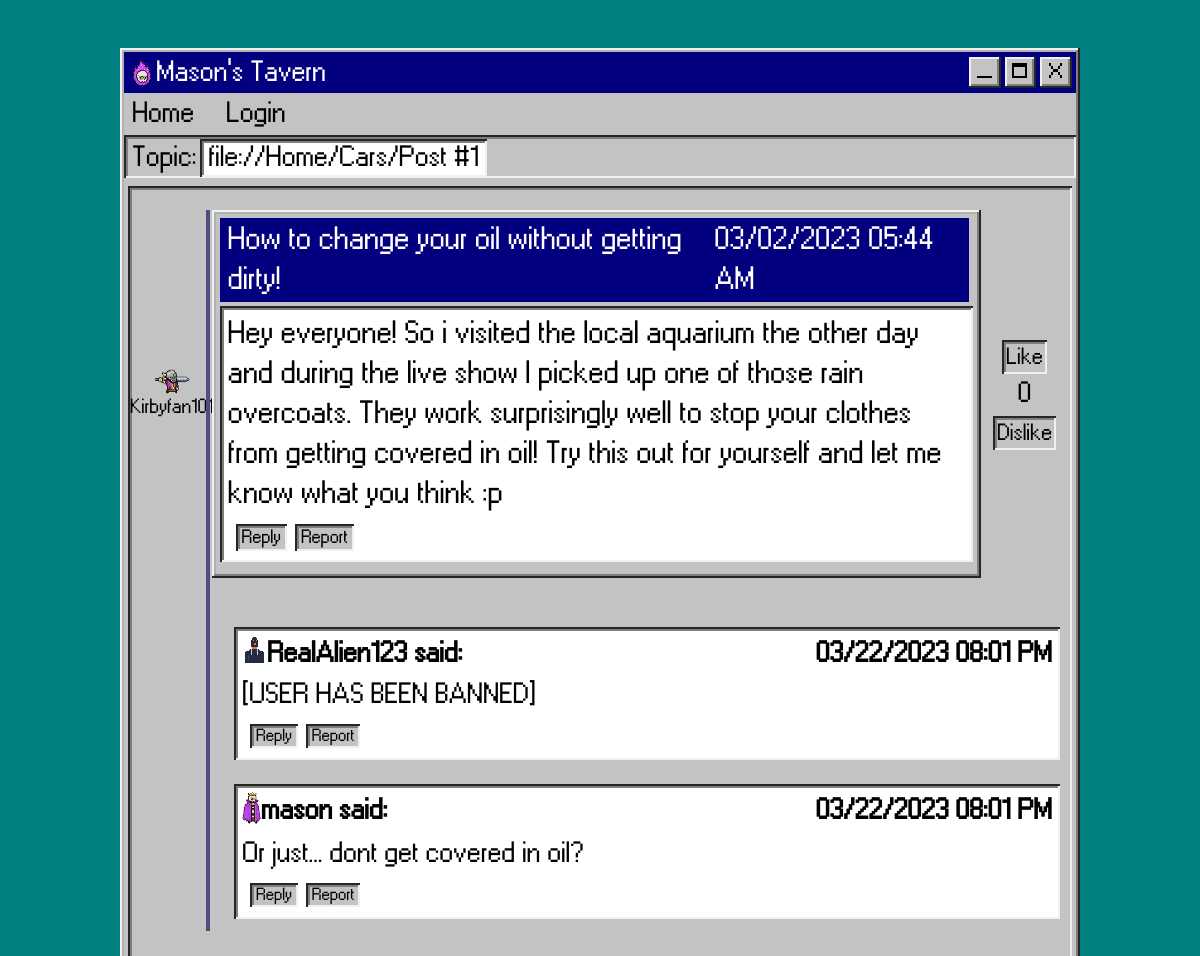
Page /ForumProject/post.php?post=1&topic=11 on the committed database.
### tables this page shows
CREATE TABLE `topics` (
  `topic_id` int(11) NOT NULL,
  `topic_name` varchar(255) NOT NULL,
  `topic_img` varchar(40) NOT NULL,
  `topic_bio` text DEFAULT NULL
);

CREATE TABLE `posts` (
  `post_id` int(11) NOT NULL,
  `topic_id` int(11) NOT NULL,
  `user_id` int(11) NOT NULL,
  `content` text NOT NULL,
  `created_at` timestamp NOT NULL DEFAULT current_timestamp(),
  `pinned` tinyint(1) NOT NULL DEFAULT 0,
  `score` double DEFAULT 0,
  `post_title` tinytext DEFAULT NULL,
  `deleted` tinyint(1) NOT NULL DEFAULT 0,
  `tag` varchar(20) DEFAULT '[Discussion]'
);

CREATE TABLE `users` (
  `user_id` int(11) NOT NULL,
  `username` varchar(255) NOT NULL,
  `PASSWORD` varchar(255) NOT NULL,
  `email` varchar(255) NOT NULL,
  `is_admin` tinyint(1) NOT NULL DEFAULT 0,
  `profile_pic` varchar(255) DEFAULT 'img/user/sword.png',
  `banned` tinyint(1) NOT NULL DEFAULT 0,
  `user_bio` varchar(120) DEFAULT 'Please be nice, I''m new.'
);

CREATE TABLE `replies` (
  `reply_id` int(11) NOT NULL,
  `post_id` int(11) NOT NULL,
  `user_id` int(11) NOT NULL,
  `content` text NOT NULL,
  `parent_id` int(11) DEFAULT NULL,
  `created_at` timestamp NOT NULL DEFAULT current_timestamp()
);

### ForumProject/post.php (the view, shortened to what this page needs)
<!DOCTYPE html>
<html>
<head lang="en">
    <?php
    include "../database_mason.php";;
    include "analyze.php";?>
    <link rel="stylesheet" href="css/general.css" />
    <link rel="stylesheet" href="css/specific-class.css" />
    <link rel="stylesheet" href="css/specific-id.css" />
    <link rel="stylesheet" href="css/global.css" />
</head>
<body>
    <div style="overflow:hidden;">
    </div>
    <div id="window" class="outerbox">
        <div id="topbar"><img src="img/mason.png" width="28px">
            <p class="header">Mason's Tavern</p>
            <span class="rowflex-utility-main"><a href="#" class="top-buttons"><img src="img/tasks/minimise.png"></a><a
                    href="#" class="top-buttons outerbox"><img src="img/tasks/fullscreen.png"></a><a href="#"
                    class="top-buttons outerbox" onclick="joke()">
                    <img src="img/tasks/close.png"></a></span>
        </div>
        <?php
        echo ("<nav><a href='home.php'>Home</a>");
        if(isset($_SESSION['logged'])&&isset($_SESSION['username'])&&isset($_SESSION['userpic'])){
            echo("<a  href='account.php?id=".$_SESSION['logged']."' id='logAccount' name=".$_SESSION['logged'].">Account</a><a  href='#' id='logout' onclick='logout()'>Logout</a>");
            if(isset($_SESSION['admin'])){
                if($_SESSION['admin']==true){
                    if(isset($_SESSION['adminVer'])){
                        if($_SESSION['adminVer']==$_SESSION['logged']){
                            echo "<a href=admin.php id='adminPortal'>Admin Tools</a>";
                            echo("<input type=hidden id='adminVer' value=".$_SESSION['logged']."></input>");
                        }
                    }else{
                    echo "<a href=# id='adminPortal' onclick='adminShow()'>Admin Tools</a>";}
                }}
            echo("<input type=hidden id='sessionUSERID' value=".$_SESSION['logged']."></input>");
            echo("<input type=hidden id='sessionUSERNAME' value=".$_SESSION['username']."></input>");
            echo("<input type=hidden id='sessionUSERPIC' value=".$_SESSION['userpic']."></input>");
        }else{
            echo("<a href='#' id='logAccount' onclick='loginShow()'>Login</a>");
        }
        ?>
        </nav>
        <div class="search innerbox">Topic:<span class="search innersearch innerbox">file://<a class="desktop"
                    href="home.php">Home/</a><?php
                            if(isset($_GET['post'])&&isset($_GET['topic'])){
                                $topicid=strip_tags($_GET['topic']);
                                $postid=strip_tags($_GET['post']);
                        $query = "SELECT topic_name FROM topics WHERE topic_id=?";
                        $sql = $connection->prepare($query);
                        $sql->bind_param("i",$topicid);
                        $sql->execute();
                        $result = $sql->get_result();
                        $row = $result->fetch_assoc();
                        echo "<a class='desktop' href=topic.php?id=".$topicid.">".ucfirst($row['topic_name'])."/</a><a href=# class='desktop'>Post #".$postid."</a>";
                    ?></span>
        </div>
        <div class='rectangles innerbox' id='main'>
            <div class='work' name=<?php echo $postid; ?>>
            <a href='#focuspost' class='thread-nav-main' title='Jump to main post'></a>
        <div class='post-block' id='focuspost'>
        <?php
            $query = "SELECT username,post_title,score,posts.created_at,content,profile_pic,users.user_id,post_id FROM posts JOIN users ON posts.user_id=users.user_id WHERE posts.post_id=?";
            $sql = $connection->prepare($query);
            $sql->bind_param("i",$postid);
            $sql->execute();
            $result = $sql->get_result();
            $row = $result->fetch_assoc();
            $date_time = new DateTime($row['created_at']);
            $date = date_format($date_time, "m/d/Y h:i A");
            $score = $row['score'];
            if($score==null) $score=0;
            echo "<a href='account.php?id=".$row['user_id']."' class='colflex-center post-pic'><img class='post-image' src='".$row['profile_pic']."'><span id='mainUser'>".$row['username']."</span></a>";
            echo "<div class='outerbox posts-main'>";
            echo "<div class='post-top'><span class='post-title'>".$row['post_title']."</span><span>".$date."</span></div>";
            echo "<div class='innerbox posts-body'>";
            echo "<div class='post-content'>".$row['content']."</div>";
            if(isset($_SESSION['logged'])){
                echo "<span class='replyButton outerbox' id='buttonMain' onclick='reply(0)'>Reply</span><span class='replyButton outerbox' id='reportMain' onclick='createReport(this)' data-focus=\"post\" data-focusid='".$row['post_id']."' data-userid='".$row['user_id']."' data-username='".$row['username']."'>Report</span> </div>";
              }else echo "<span class='replyButton innerbox' id='buttonMain' onclick='loginShow()'>Reply</span><span class='replyButton innerbox' id='reportMain' onclick='loginShow()'>Report</span> </div>";
            echo "</div>";
            if(!isset($_SESSION['logged'])){
                echo("<div class='rating'><span class='ratebuttons-disabled'>Like</span></br><span>".$score."</span></br><span class='ratebuttons-disabled'>Dislike</span></div>");
                        }
                        echo "</div>";
                        echo "<ul class='replies' id='grandpa'>";
                $query="SELECT username, reply_id, content, created_at, profile_pic,users.user_id,banned FROM replies JOIN users ON replies.user_id=users.user_id WHERE post_id=? AND (parent_id IS NULL OR parent_id=0) ORDER BY created_at";
                $sql = $connection->prepare($query);
                $sql->bind_param("i",$postid);
                $sql->execute();
                $result = $sql->get_result();
                if (mysqli_num_rows($result) > 0) {
                    foreach($result as $row){
                        $date_time = new DateTime($row['created_at']);
                        $date = date_format($date_time, "m/d/Y h:i A");
                        echo "<li><ul id=".$row['reply_id']." class='replies'>";
                        echo "<div class='posts-reply'>";
                        echo "<div class='innerbox posts-body'>";
                        echo "<span style='font-weight:bold;'><a href='account.php?id=".$row['user_id']."'><img class='reply-image' alt='profile picture' src=".$row['profile_pic']."><span class='reply-username'>".$row['username']." said:</span></a>";
                        echo "<span class=reply-date>".$date."</span></span>";
                        echo "<div class='post-content'>".$row['content']."</div>";
                        if(isset($_SESSION['logged'])){
                          echo "<span class='replyButton outerbox' id='button".$row['reply_id']."' onclick='reply(".$row['reply_id'].")'>Reply</span>";
                            if($row['banned']==0){
                                echo "<span class='replyButton outerbox' id='report".$row['reply_id']."' onclick='createReport(this)' data-focus=\"reply\" data-focusid='".$row['reply_id']."' data-userid='".$row['user_id']."' data-username='".$row['username']."'>Report</span>";
                            }
                            if($_SESSION['logged']==$row['user_id']||isset($_SESSION['adminVer'])){
                               echo "<span class='replyButton outerbox' onclick='DelReply(".$row['reply_id'].")'>Delete</span>";
                            }
                          echo "</div>";
                        }else echo "<span class='replyButton innerbox' id='button".$row['reply_id']."' onclick='loginShow()'>Reply</span><span class='replyButton innerbox' id='report".$row['reply_id']."' onclick='loginShow()'>Report</span> </div>";
                        echo "</div><a href='#".$row['reply_id']."' class='thread-nav-reply'></a></ul></li>";
                    }
                }}else{echo "Oops! Error Occured!";}
                        ?>
                        </ul>
        </div>
            </div>
            </div>
</body>
</html>

### ForumProject/css/general.css (style rules this page uses)
a { text-decoration: none; color:inherit; }
body { font-family: "ms", Fallback, "Press Start 2P"; background: #008080; font-size: 3vmin; font-weight: normal; font-style: normal; }
nav { display: flex; flex-direction: row; align-items: flex-start; padding: 0px; gap: 16px; margin-left:4px; }
nav>a { color:black; font-style: normal; box-sizing: border-box; padding-left:8px; padding-right:8px; text-decoration: none; margin-top:2px; margin-bottom:2px; }
.outerbox { box-shadow: inset -2px -2px 0px #262626, inset 2px 2px 0px #F0F0F0, inset -4px -4px 0px #7E7E7E, inset 4px 4px 0px #B1B1B1; }
.innerbox { box-shadow: inset 2px 2px 0px #262626, inset -2px -2px 0px #F0F0F0, inset 4px 4px 0px #7E7E7E; }
.colflex-center { display:flex; justify-content:space-around; flex-direction:column; padding:5px; align-items:center; }
.rowflex-utility-main { display: flex; flex-direction: row; justify-content: flex-end; align-items: center; padding: 0px; gap: 4px; width: 100%; }
.ratebuttons-disabled { background-color: #C3C3C3; padding: 2px 4px; box-sizing: border-box; display: inline-block; font-size: 0.8em; box-shadow: inset 2px 2px 0px #262626, inset -2px -2px 0px #F0F0F0, inset 4px 4px 0px #7E7E7E; text-align: center; }
.rating { text-align: center; }
#postTitle, #post, .search, .topicSelect { font-size: inherit; font-family: 'ms'; background-color: white; }

### ForumProject/css/specific-class.css (style rules this page uses)
.search { background: #C3C3C3; margin-left: 4px; box-sizing: border-box; padding-left: 8px; padding-right: 8px; height: 1.5em; margin-right: 4px; }
.innersearch { display:inline-block; background:white; height:1.3em; margin-top:4px; min-width:30%; }
.header { color:white; position: relative; width: 330px; height: 30px; line-height: 30px; }
.desktop { text-decoration: none; color: black; }
.rectangles { background: white; margin: 0px 4px; box-sizing: border-box; padding-left: 8px; padding-right: 8px; height: 100%; width: 100%; }
.top-buttons { background-color: #C3C3C3; height: 1.1em; width: 1.1em; text-align: center; display: inline; line-height: 100%; padding-right: 2px; box-sizing: border-box; box-shadow: inset -2px -2px 0px #262626, inset 2px 2px 0px #F0F0F0, inset -4px -4px 0px #7E7E7E; }
.top-buttons img { max-width: 80%; height: auto; }
.posts-main { background-color: #C3C3C3; width:88%; max-width:88%; margin:12px 0 12px 0px; box-sizing: border-box; padding: 4px 4px 12px 4px; font-size:1.1em; }
.post-top { padding: 2px 4px 2px 8px; gap: 4px; position: relative; margin:4px 8px; margin-left:4px; color: white; display:flex; align-items: flex-start; justify-content: space-between; background: #02007F; height:auto; }
.posts-body { margin:4px 8px; margin-left:4px; background: white; box-sizing: border-box; padding:8px; height: 100%; width: 99%; }
.post-pic { font-size:0.7em; width:5%; }
.post-image { max-height:100px; max-width:100px; }
.reply-image { max-height:32px; max-width:32px; }
.post-pic img { width:80%; }
.post-title { max-width:70%; }
.post-block { align-items: center; display: flex; justify-content: left; gap:12px; margin: 12px 12px 12px 8px; }
.posts-reply { background-color: #C3C3C3; width:auto; box-sizing: border-box; padding: 4px 4px 12px 4px; position:relative; margin-left:4%; }
ul { list-style-type:none; }
.reply-username { vertical-align: top; }
.thread-nav-main { display: block; position: absolute; left: calc(4.5% + 28px); width: 4px; height: calc(100% - 16px); background-color: #4e4d81; background-clip: padding-box; z-index: 3; top: 12px; }
.replies { display:block; position:relative; }
.replies li { margin-left:-25px; }
.work { height:auto; position:relative; }
.reply-date { float:right; }
.replyButton { background-color: #C3C3C3; font-size:0.6em; padding:2px 6px; margin-left:8px; }

### ForumProject/css/specific-id.css (style rules this page uses)
#window { position: absolute; width: 80vw; min-height: 92vh; height:auto; top:5%; left:10%; background: #C3C3C3; box-sizing:border-box; padding-bottom:1%; overflow-wrap: break-word; overflow-inline:auto; }
#topbar { display: flex; flex-direction: row; justify-content: flex-start; align-items: center; padding: 5px 4px 5px 8px; gap: 4px; position: relative; height: 1.1em; margin: 4px; margin-bottom:0px; background: #02007F; }
#main { width:auto; min-height:74vh; padding-right:4px; background-color:#C3C3C3; overflow:auto; margin:8px; }

### rows in the picture
topics: topic_name "Cars"
posts: user.profile_pic (picture), user.username "Kirbyfan101", post_title "How to change your oil without getting dirty!", created_at "03/02/2023 05:44 AM", content "Hey everyone! So i visited the local aquarium the other day and during the live show I picked up one of those rain overcoats. They work surprisingly well to stop your clothes from getting covered in oil! Try this out for yourself and let me know what you think :p", score "0"
replies: user.profile_pic (picture), user.username "RealAlien123", created_at "03/22/2023 08:01 PM", content "[USER HAS BEEN BANNED]"
replies: user.profile_pic (picture), user.username "mason", created_at "03/22/2023 08:01 PM", content "Or just... dont get covered in oil?"

### other values in the picture
$postid "1"
